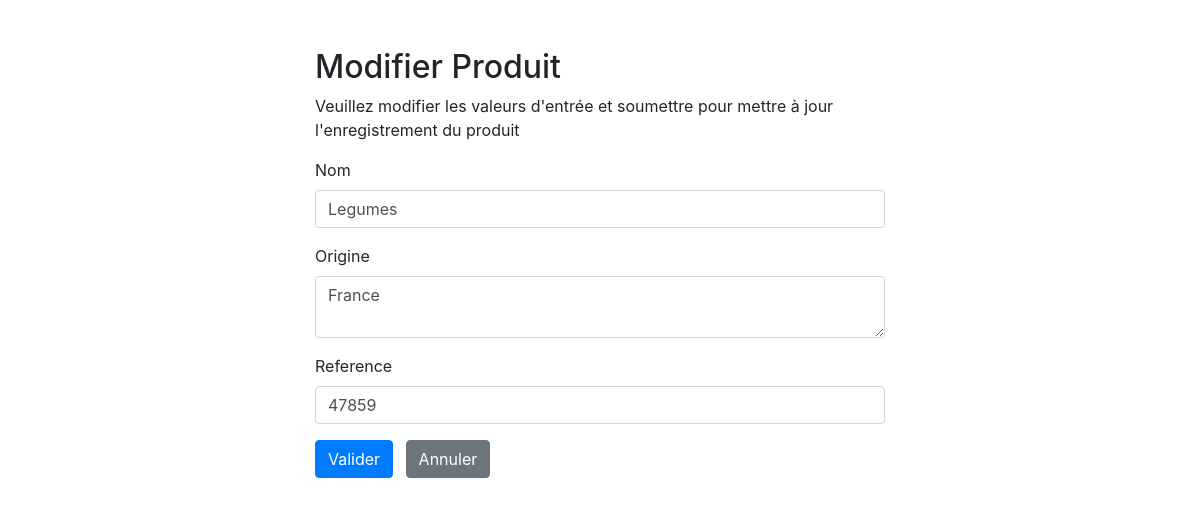
The page /update.php?id_produit=1 on the database its author committed.
### tables this page shows
CREATE TABLE IF NOT EXISTS `produits` (
  `id_produit` int(11) NOT NULL AUTO_INCREMENT,
  `nom_produit` varchar(45) NOT NULL,
  `origine_produit` varchar(45) NOT NULL,
  `reference_produit` varchar(45) NOT NULL,
  PRIMARY KEY (`id_produit`)
);

### update.php (the view, shortened to what this page needs)
<?php
require_once "config.php";
$nom_produit = $origine_produit = $reference_produit = "";
$nom_err = $origine_err = $reference_err = "";
if (isset($_POST["id_produit"]) && !empty($_POST["id_produit"])) {
    $id_produit = $_POST["id_produit"];
    $input_name = trim($_POST["nom_produit"]);
    if (empty($input_name)) {
        $nom_err = " entrer le nom du produit.";
    }
    elseif (!filter_var($input_name, FILTER_VALIDATE_REGEXP, array("options" => array("regexp" => "/^[a-zA-Z\s]+$/")))) {
        $nom_err = "entrer un nom valide du produit.";
    }
    else {
        $nom_produit = $input_name;
    }
    $input_origine = trim($_POST["origine_produit"]);
    if (empty($input_origine)) {
        $origine_err = "entrer l'origine du produit";
    }
    else {
        $origine_produit = $input_origine;
    }
    $input_reference = trim($_POST["reference_produit"]);
    if (empty($input_reference)) {
        $reference_err = "entrer la reference du produit";
    }
    elseif (!ctype_digit($input_reference)) {
        $reference_err = "entrer une reference entier valide du produit ";
    }
    else {
        $reference_produit = $input_reference;
    }
    if (empty($nom_err) && empty($origine_err) && empty($reference_err)) {
        $sql = "UPDATE produits SET nom_produit=?, origine_produit=?, reference_produit=? WHERE id_produit=?";
        if ($stmt = mysqli_prepare($link, $sql)) {
            mysqli_stmt_bind_param($stmt, "sssi", $param_nom, $param_origine, $param_reference, $param_id);
            $param_nom = $nom_produit;
            $param_origine = $origine_produit;
            $param_reference = $reference_produit;
            $param_id = $id_produit;
            if (mysqli_stmt_execute($stmt)) {
                header("location: index.php");
                exit();
            }
            else {
                echo "Oops! un probléme. Veuillez réssayer à nouveau";
            }
        }
        mysqli_stmt_close($stmt);
    }
    mysqli_close($link);
}
else {
    if (isset($_GET["id_produit"]) && !empty(trim($_GET["id_produit"]))) {
        $sql = "SELECT * FROM produits WHERE id_produit = ?";
        if ($stmt = mysqli_prepare($link, $sql)) {
            mysqli_stmt_bind_param($stmt, "i", $param_id);
            if (mysqli_stmt_execute($stmt)) {
                $result = mysqli_stmt_get_result($stmt);
                if (mysqli_num_rows($result) == 1) {
                    $row = mysqli_fetch_array($result, MYSQLI_ASSOC);
                    $nom_produit = $row["nom_produit"];
                    $origine_produit = $row["origine_produit"];
                    $reference_produit = $row["reference_produit"];
                }
                else {
                    header("location: error.php");
                    exit();
                }
            }
            else {
                echo "Oops! un probléme. Veuillez réssayer à nouveau";
            }
        }
    }
    else {
        header("location: error.php");
        exit();
    }
}
?>
<!DOCTYPE html>
<html lang="en">
<head>
    <link rel="stylesheet" href="https://stackpath.bootstrapcdn.com/bootstrap/4.5.2/css/bootstrap.min.css">
</head>
<body>
    <div class="wrapper">
        <div class="container-fluid">
            <div class="row">
                <div class="col-md-12">
                    <h2 class="mt-5">Modifier Produit</h2>
                    <p>Veuillez modifier les valeurs d'entrée et soumettre pour mettre à jour l'enregistrement du produit</p>
                    <form action="<?php echo htmlspecialchars(basename($_SERVER['REQUEST_URI'])); ?>" method="post">
                        <div class="form-group">
                            <label>Nom</label>
                            <input type="text" name="nom_produit" class="form-control <?php echo(!empty($nom_err)) ? 'is-invalid' : ''; ?>" value="<?php echo $nom_produit; ?>">
                        </div>
                        <div class="form-group">
                            <label>Origine</label>
                            <textarea name="origine_produit" class="form-control <?php echo(!empty($origine_err)) ? 'is-invalid' : ''; ?>"><?php echo $origine_produit; ?></textarea>
                        </div>
                        <div class="form-group">
                            <label>Reference</label>
                            <input type="text" name="reference_produit" class="form-control <?php echo(!empty($reference_err)) ? 'is-invalid' : ''; ?>" value="<?php echo $reference_produit; ?>">
                        </div>
                        <input type="submit" class="btn btn-primary" value="Valider">
                        <a href="index.php" class="btn btn-secondary ml-2">Annuler</a>
                    </form>
                </div>
            </div>
        </div>
    </div>
</body>
</html>

### update.php (style rules this page uses)
.wrapper { width: 600px; margin: 0 auto; }

### rows shown on the page
produits: nom_produit "Legumes", origine_produit "France", reference_produit "47859"
